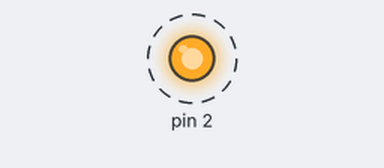
The sketch below on a simulated Arduino Uno, built with avr-gcc and run on an emulated ATmega328P. Shown: output pins drawn as LEDs (lit = HIGH). Dashed ring = blinking.

Above: at 0.5 s.
Timing chart, 0 to 4.6 s (numbered marks = the images above):
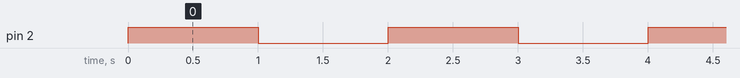

Measured:
- by itself, pin 2: alternates HIGH for 1.0 s and LOW for 1.0 s

The sketch:

11-Interrupt.ino
```cpp
int i;


void setup(){
	pinMode(2,OUTPUT);
	pinMode(14,INPUT);
//  attachInterrupt(digitalPinToInterrupt(3), count, RISING );
  attachInterrupt(14, count, RISING );
  Serial.begin(9600);
}

void loop(){


	digitalWrite(2,HIGH);
	delay(1000);
	digitalWrite(2,LOW);
	delay(1000);


}


void count() {
  i++;
  Serial.println(String(i));

}
```
